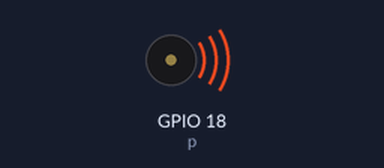
Simulated run of this program. Board: Raspberry Pi (BCM pin numbers). Parts: buzzer (waves = sounding). At 12.0 s the program stops and its outputs stay as they are.

Above: at 0.1 s.
Timing chart, 0 to 13.0 s (numbered marks = the images above):
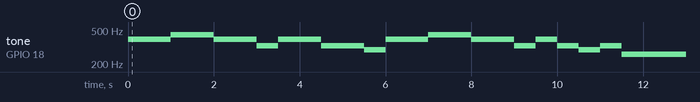

The program:

ex17_piezo.py
```python
import RPi.GPIO as gpio
import time

gpio.setmode(gpio.BCM)
gpio.setup(18,gpio.OUT)
p = gpio.PWM(18,500)
p.start(10)


song = [ 392, 392, 440, 440, 392, 392, 329, 392, 392, 329, 329, 294, 392, 392, 440, 440, 392, 392, 329, 392, 329, 294, 329, 261 ]

list = [261,293,329,349,391,440,493]

#while True:
    #p.ChangeFrequency(262)
    #time.sleep(0.5)

for i in song:
    p.ChangeFrequency(i)
    time.sleep(0.5)
    
```
